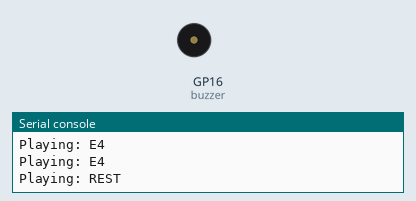
The program below on a simulated Raspberry Pi Pico running MicroPython. Shown: buzzer (waves = sounding), the last lines printed to the serial console. At 2.2 s the program stops and its outputs stay as they are.

Above: at 0.6 s.
At 1.9 s:
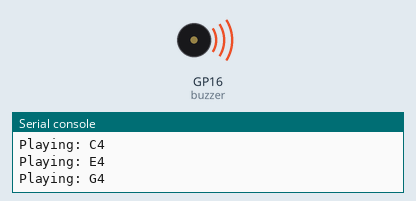
Timing chart, 0 to 3.6 s (numbered marks = the images above):
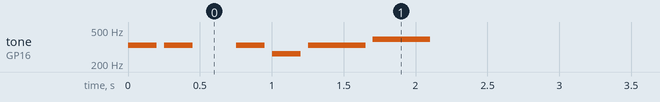

Measured:
- by itself, tone on GP16 (buzzer): plays 330 Hz for 0.20 s, 330 Hz for 0.20 s, 330 Hz for 0.20 s, 262 Hz for 0.20 s, 330 Hz for 0.40 s, 392 Hz for 0.40 s

The program:

03_buzzers.py
```python
# -----------------------------------------------------------------------------
# Lesson 03: Making Noise (Buzzers)
# -----------------------------------------------------------------------------
# Modules: KY-006 (Passive) / KY-012 (Active)
# Goal: Create sound waves using PWM.
#
# ANATOMY:
# - Active: Needs only Power (DC) to scream.
# - Passive: Needs a Wave (AC/PWM) to make notes.
#
# WIRING:
# - S/+ -> GP16
# - -   -> GND
# -----------------------------------------------------------------------------

import machine
import time

class HardwareConfig:
    PIN_BUZZER = 16

class MusicTheory:
    """Frequency table for notes (Hz)."""
    NOTES = {
        'C4': 262, 'D4': 294, 'E4': 330, 'F4': 349,
        'G4': 392, 'A4': 440, 'B4': 494, 'C5': 523,
        'REST': 0
    }

def play_note(pwm_device, freq, duration):
    if freq == 0:
        pwm_device.duty_u16(0) # Silence
    else:
        pwm_device.freq(freq)
        pwm_device.duty_u16(32768) # 50% Duty = Square Wave (Loudest)

    time.sleep(duration)
    pwm_device.duty_u16(0) # Stop sound after note

def main():
    buzzer = machine.PWM(machine.Pin(HardwareConfig.PIN_BUZZER))

    # Melody: (Note Name, Duration)
    melody = [
        ('E4', 0.2), ('E4', 0.2), ('REST', 0.2), ('E4', 0.2),
        ('C4', 0.2), ('E4', 0.4), ('G4', 0.4)
    ]

    print("--- SYSTEM READY: MUSIC PLAYER ---")

    for note_name, duration in melody:
        print(f"Playing: {note_name}")
        freq = MusicTheory.NOTES.get(note_name, 0)
        play_note(buzzer, freq, duration)
        time.sleep(0.05) # Staccato gap

if __name__ == "__main__":
    main()
```
